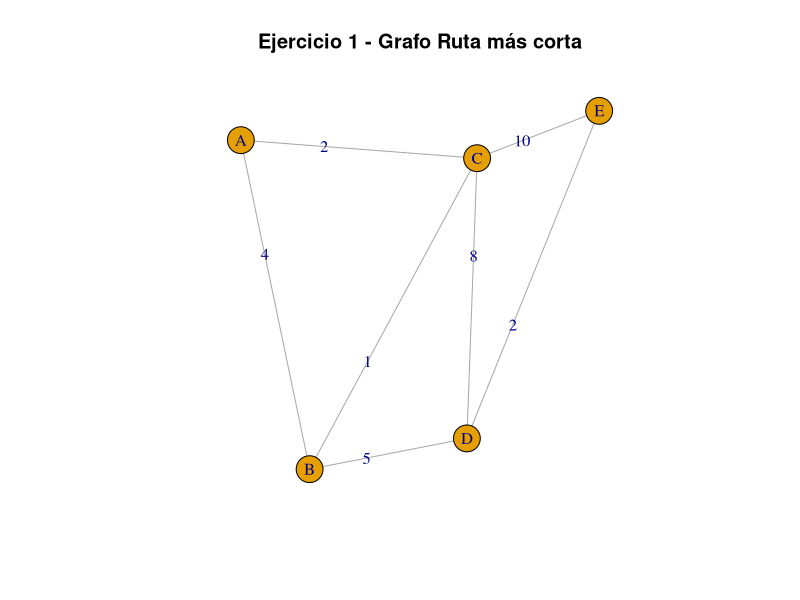

Recreate this plot in R.
# Instalar librería si no está instalada
# install.packages("igraph")

library(igraph)

# Crear grafo
edges <- data.frame(
  from = c("A", "A", "B", "B", "C", "C", "D"),
  to = c("B", "C", "C", "D", "D", "E", "E"),
  weight = c(4, 2, 1, 5, 8, 10, 2)
)

g <- graph_from_data_frame(edges, directed = FALSE)

# Graficar
plot(g, edge.label = E(g)$weight, main = "Ejercicio 1 - Grafo Ruta más corta")

# Calcular ruta más corta
sp <- shortest_paths(g, from = "A", to = "E", weights = E(g)$weight)

# Mostrar ruta más corta en consola
cat("Ruta más corta desde A hasta E:\n")
print(sp$vpath)

# Calcular y mostrar distancia total
distance <- distances(g, v = "A", to = "E", weights = E(g)$weight)
cat("\nDistancia total mínima:\n")
print(distance)
